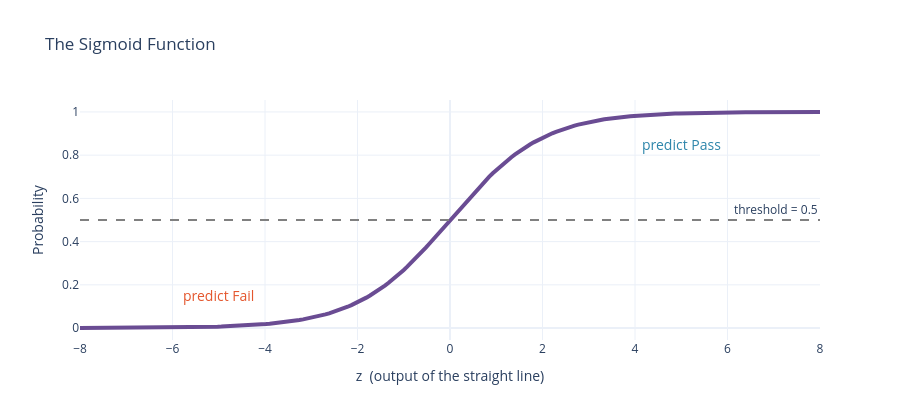

The notebook cell saved with this chart:
### Markdown cell above
**Reading the chart below**  
- **Purple S-curve**: the sigmoid output for every value of `z`  
- **Dashed line at 0.5**: the **decision threshold**. Above it → predict Pass, below it → predict Fail  
- The curve never touches 0 or 1, it only gets very close

### Code cell
z = np.linspace(-8, 8, 200)
fig = go.Figure(go.Scatter(x=z, y=sigmoid(z), mode="lines", name="sigmoid(z)",
                           line=dict(color=CURVE_COLOR, width=4)))
fig.add_hline(y=0.5, line_dash="dash", line_color="gray", annotation_text="threshold = 0.5")
fig.add_annotation(x=-5, y=0.15, text="predict Fail", showarrow=False, font=dict(color=FAIL_COLOR, size=14))
fig.add_annotation(x=5, y=0.85, text="predict Pass", showarrow=False, font=dict(color=PASS_COLOR, size=14))
fig.update_layout(title="The Sigmoid Function", template="plotly_white",
                  xaxis_title="z  (output of the straight line)", yaxis_title="Probability", height=420)
fig.show()

### Figure 1 — Plotly figure (JSON) as saved in the notebook; plotly's stock layout.template omitted (floating-point values rounded to 4 significant figures; data arrays with more than 128 entries replaced by an {"elided": "..."} marker saying what was removed)
{"data": [{"line": {"color": "#6A4C93", "width": 4}, "mode": "lines", "name": "sigmoid(z)", "type": "scatter", "x": {"elided": "200 float values"}, "y": {"elided": "200 float values"}}], "layout": {"annotations": [{"showarrow": false, "text": "threshold = 0.5", "x": 1, "xanchor": "right", "xref": "x domain", "y": 0.5, "yanchor": "bottom", "yref": "y"}, {"font": {"color": "#E4572E", "size": 14}, "showarrow": false, "text": "predict Fail", "x": -5, "y": 0.15}, {"font": {"color": "#2E86AB", "size": 14}, "showarrow": false, "text": "predict Pass", "x": 5, "y": 0.85}], "height": 420, "shapes": [{"line": {"color": "gray", "dash": "dash"}, "type": "line", "x0": 0, "x1": 1, "xref": "x domain", "y0": 0.5, "y1": 0.5, "yref": "y"}], "title": {"text": "The Sigmoid Function"}, "xaxis": {"title": {"text": "z  (output of the straight line)"}}, "yaxis": {"title": {"text": "Probability"}}}}
